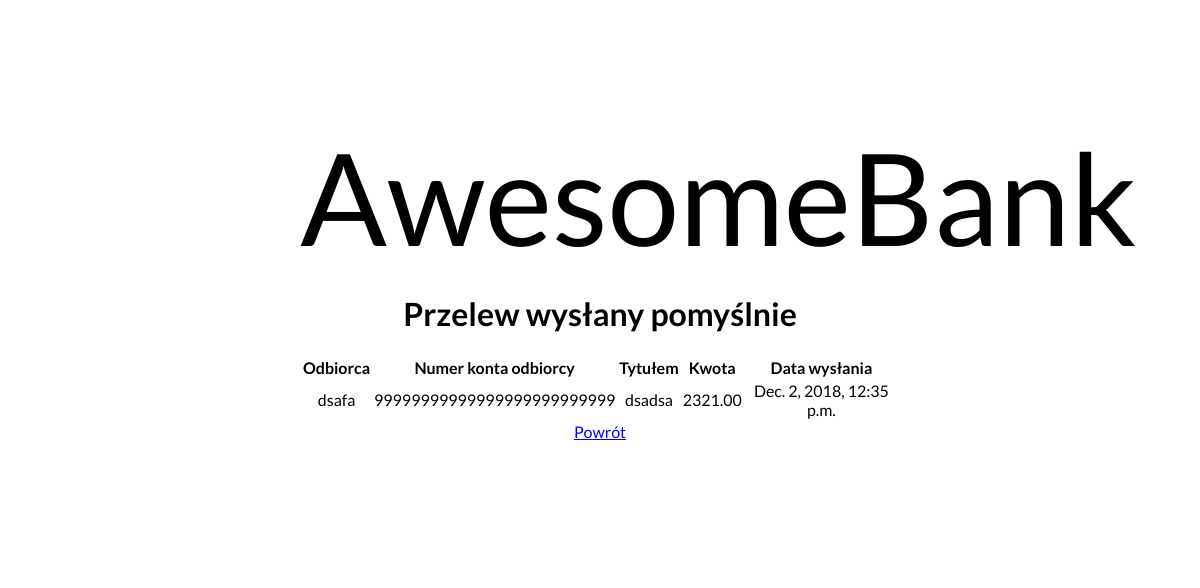
The app's page /transfer_sent/ (signed in), older data.
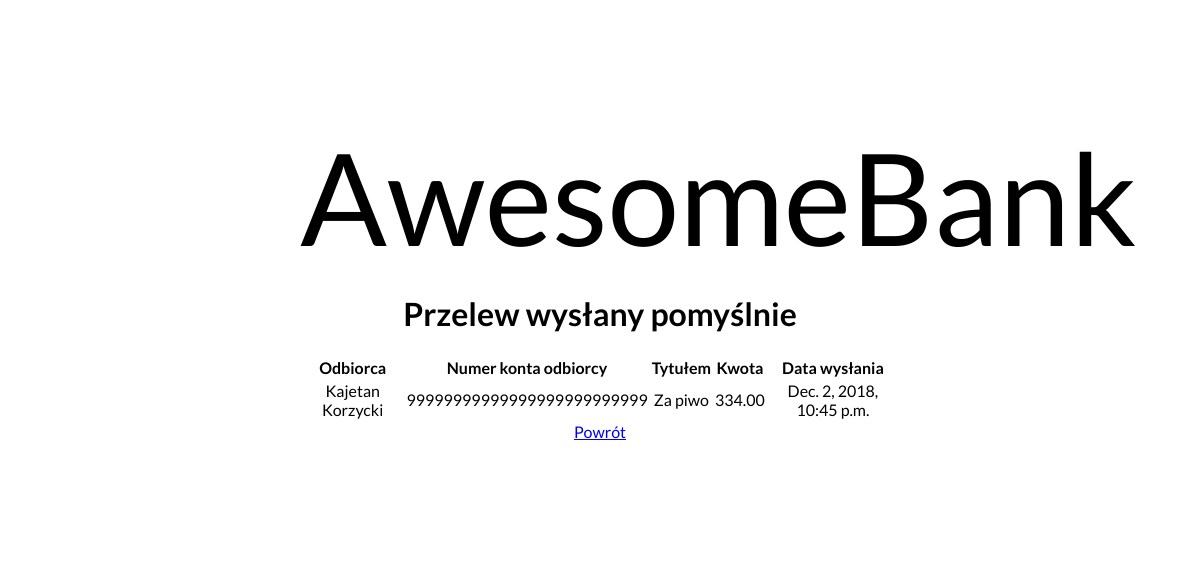
The same page, newer data.
### AwesomeBank/models.py (models this page shows)
class Transfer(models.Model):
    sender = models.ForeignKey(User, null=False, editable=False, on_delete=models.PROTECT)
    recipient_name = models.CharField(null=False, blank=False, max_length=80)
    recipient_account = models.CharField(null=False, max_length=26)
    title = models.CharField(null=False, blank=False, max_length=120)
    amount = models.DecimalField(null=False, decimal_places=2, max_digits=10)
    date = models.DateTimeField(default=timezone.now)

### AwesomeBank/views.py (the view)
# urls.py: path('transfer_sent/', transfer_sent, name='transfer_sent'),
def transfer_sent(request):
    transfers = []
    for item in Transfer.objects.all():
        if item.sender_id == request.user.id:
            transfers.append(item)
    transfers = [transfers[-1]]
    context = {
        'transfers': transfers
    }
    return render(request, 'transfer_sent.html', context)

### templates/transfer_sent.html (shortened to what this page needs)
{% extends 'registration/../temp.html' %}
{% block main_content %}
    {% if user.is_authenticated %}
    <h1>Przelew wysłany pomyślnie</h1>
            <table>
                <tr>
                    <th>Odbiorca</th>
                    <th>Numer konta odbiorcy</th>
                    <th>Tytułem</th>
                    <th>Kwota</th>
                    <th>Data wysłania</th>
                 </tr>
            {% for t in transfers %}
                <tr>
                    <td>{{ t.recipient_name }}</td>
                    <td id="account">{{ t.recipient_account }}</td>
                    <td>{{ t.title }}</td>
                    <td>{{ t.amount }}</td>
                    <td>{{ t.date }}</td>
                </tr>
            {% endfor %}
            </table>
        <a href="{% url 'transfer_sending' %}">Powrót</a>
    {% else %}
        <p>Nie jesteś zalogowany!</p>
        <a href="{% url 'login' %}">Zaloguj się</a>
        <a href="{% url 'signup' %}">Zarejestruj się</a>
    {% endif %}
{% endblock %}

Row changes from the older to the newer data that the page shows:
no longer on this page (row unchanged): Transfer: recipient_name "dsafa", recipient_account "99999999999999999999999999", title "dsadsa", amount "2321.00", date "Dec. 2, 2018, 12:35 p.m."
added Transfer: recipient_name "Kajetan Korzycki", recipient_account "99999999999999999999999999", title "Za piwo", amount "334.00", date "Dec. 2, 2018, 10:45 p.m."
